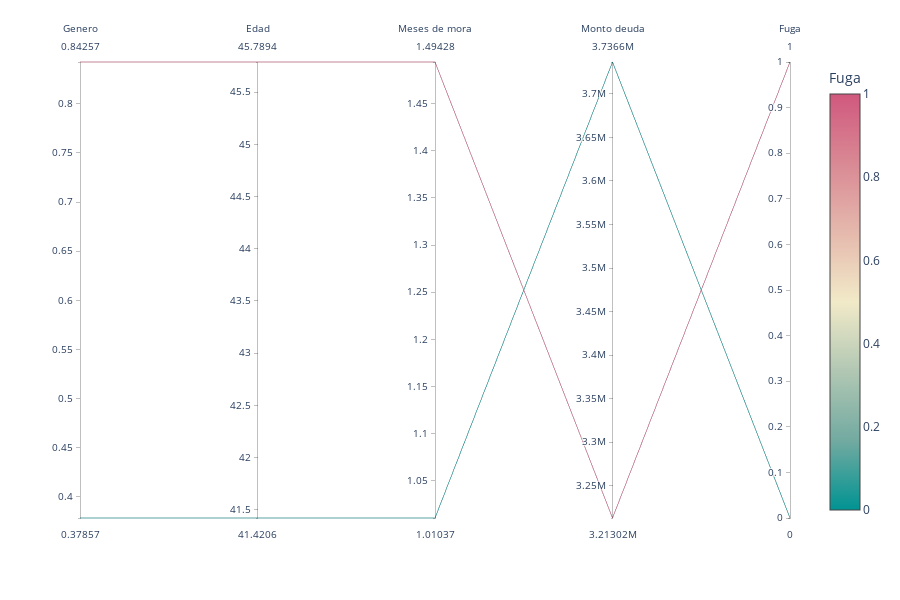

Write notebook code for a chart like this one.
### Code cell
columns = ['GENERO', 'EDAD', 'M_MOROSO', 'MONTO','FUGA']
fig = px.parallel_coordinates(df_parallel_mean_by_group[columns], color="FUGA", labels={"FUGA": "Fuga", "M_MOROSO": "Meses de mora",
        "MONTO": "Monto deuda","EDAD": "Edad",  "GENERO": "Genero"},
        color_continuous_scale=px.colors.diverging.Tealrose, color_continuous_midpoint=0.5)
fig.show()

### Figure 1 — Plotly figure (JSON) as saved in the notebook; plotly's stock layout.template omitted (floating-point values rounded to 4 significant figures)
{"data": [{"dimensions": [{"label": "Genero", "values": [0.3786, 0.8426]}, {"label": "Edad", "values": [41.42, 45.79]}, {"label": "Meses de mora", "values": [1.01, 1.494]}, {"label": "Monto deuda", "values": [3737000.0, 3213000.0]}, {"label": "Fuga", "values": [0, 1]}], "domain": {"x": [0, 0.98], "y": [0, 1]}, "line": {"color": [0, 1], "coloraxis": "coloraxis"}, "name": "", "type": "parcoords"}], "layout": {"coloraxis": {"cmid": 0.5, "colorbar": {"title": {"text": "Fuga"}}, "colorscale": [[0, "rgb(0, 147, 146)"], [0.1667, "rgb(114, 170, 161)"], [0.3333, "rgb(177, 199, 179)"], [0.5, "rgb(241, 234, 200)"], [0.6667, "rgb(229, 185, 173)"], [0.8333, "rgb(217, 137, 148)"], [1, "rgb(208, 88, 126)"]]}, "height": 600, "legend": {"tracegroupgap": 0}, "margin": {"t": 60}}}
